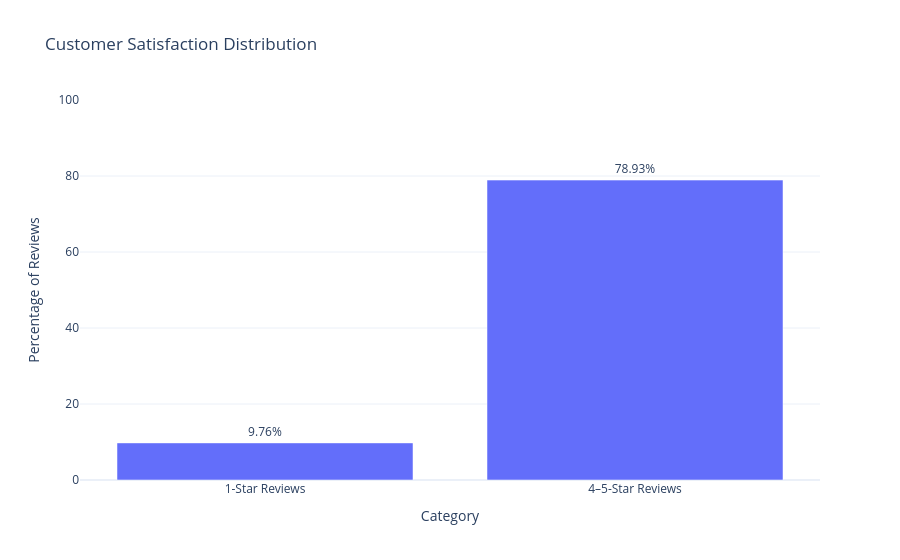

Write notebook code for a chart like this one.
### Code cell
import plotly.express as px

# Calculate percentages
one_star_pct = (df['review_score'] == 1).mean() * 100
four_five_star_pct = df['review_score'].isin([4, 5]).mean() * 100

summary = pd.DataFrame({
    'Category': ['1-Star Reviews', '4–5-Star Reviews'],
    'Percentage': [one_star_pct, four_five_star_pct]
})

fig = px.bar(
    summary,
    x='Category',
    y='Percentage',
    text=summary['Percentage'].round(2).astype(str) + '%',
    title='Customer Satisfaction Distribution',
    labels={'Percentage': 'Percentage of Reviews'}
)

fig.update_traces(textposition='outside')

fig.update_layout(
    yaxis=dict(range=[0, 100]),
    template='plotly_white'
)

fig.show()

### Figure 1 — Plotly figure (JSON) as saved in the notebook; plotly's stock layout.template omitted (floating-point values rounded to 4 significant figures)
{"data": [{"alignmentgroup": "True", "hovertemplate": "Category=%{x}<br>Percentage of Reviews=%{y}<br>text=%{text}<extra></extra>", "legendgroup": "", "marker": {"color": "#636efa", "pattern": {"shape": ""}}, "name": "", "offsetgroup": "", "orientation": "v", "showlegend": false, "text": ["9.76%", "78.93%"], "textposition": "outside", "type": "bar", "x": ["1-Star Reviews", "4–5-Star Reviews"], "xaxis": "x", "y": [9.763, 78.93], "yaxis": "y"}], "layout": {"barmode": "relative", "legend": {"tracegroupgap": 0}, "title": {"text": "Customer Satisfaction Distribution"}, "xaxis": {"anchor": "y", "domain": [0.0, 1.0], "title": {"text": "Category"}}, "yaxis": {"anchor": "x", "domain": [0.0, 1.0], "range": [0, 100], "title": {"text": "Percentage of Reviews"}}}}
